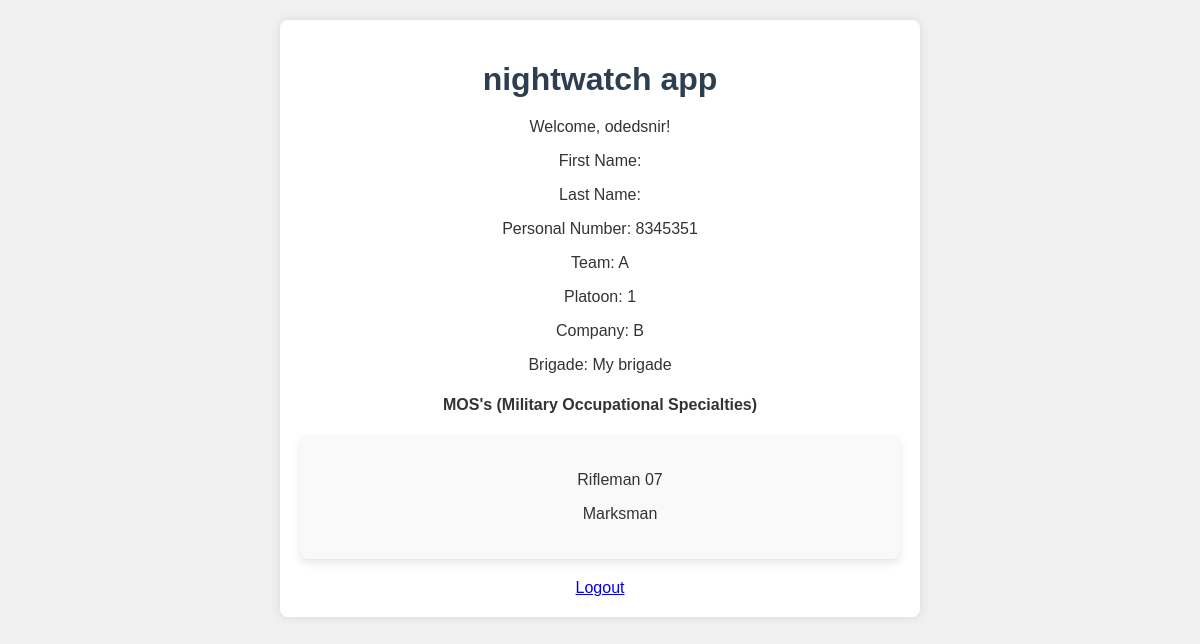
The app's page / (signed in) with its own data.
### myapp/models.py (models this page shows, shortened)
class Brigade(models.Model):
    name = models.CharField(max_length=100, null=True, blank=True)
    number = models.IntegerField(null=False)
    commander = models.ForeignKey('NightwatchUser', related_name='brigade_commander', on_delete=models.CASCADE, null=True,
                                  blank=True)
    second_commander = models.ForeignKey('NightwatchUser', related_name='brigade_second_commander', on_delete=models.CASCADE,
                                         null=True, blank=True)

class MOS(models.Model):
    name = models.CharField(max_length=100, null=False, unique=True)
    description = models.TextField()
    def __str__(self):
        return self.name

### myapp/views.py (the view)
# urls.py: path('', views.profile_view, name= "home"),
def profile_view(request: HttpRequest):
    user = request.user
    profile_data:dict = {}
    if user is not None and user.is_authenticated:
        profile_data.update(model_to_dict(user))
        nightwatch_user = NightwatchUser.objects.filter(user=user).first()
        if nightwatch_user is not None:
            profile_data.update(nightwatch_user.get_presentable_dict())
    return render(request, 'index.html', {'profile_data': profile_data})

### myapp/models.py (called while the page is built)
    def get_presentable_dict(self):
        dict = model_to_dict(self)
        if self.brigade is not None:
            dict['brigade'] = self.brigade.name
        if self.company is not None:
            dict['company'] = self.company.letter
        if self.platoon is not None:
            dict['platoon'] = self.platoon.letter
        if self.team is not None:
            dict['team'] = self.team.letter
        return dict

### myapp/templates/index.html (shortened to what this page needs)
{% load static %}
<!DOCTYPE html>
<html lang="en">
<head>
    <link rel="stylesheet" href="{% static 'styles/styles.css' %}" >
</head>
<body>
<div class="container">
        <h1>
        nightwatch app
    </h1>
    {% if user.is_authenticated %}
        <p>Welcome, {{ user.username }}! </p>
        <p>First Name: {{ profile_data.first_name }} </p>
        <p>Last Name: {{ profile_data.last_name }}</p>
        <p>Personal Number: {{ profile_data.personal_number }}</p>
        <p>Team: {{ profile_data.team }}</p>
        <p>Platoon: {{ profile_data.platoon }}</p>
        <p>Company: {{ profile_data.company }}</p>
        <p>Brigade: {{ profile_data.brigade}}</p>
        <div>
            <h4> MOS's (Military Occupational Specialties)</h4>
            <form class="scrollable-mos-list">
                {% for mos in  profile_data.mos%}
                    <ul>{{ mos }}</ul>
                {% endfor %}
            </form>
        </div>
        <a href="{% url 'logout' %}">Logout</a>
    {% endif %}
</div>
</body>
</html>

### myapp/static/styles/styles.css (style rules this page uses)
body { font-family: Arial, sans-serif; background-color: #f0f0f0; color: #333; margin: 0; padding: 0; display: flex; justify-content: center; align-items: flex-start; min-height: 100vh; padding: 20px; box-sizing: border-box; overflow-x: hidden; }
.container { background-color: #fff; padding: 20px; border-radius: 8px; box-shadow: 0 0 10px rgba(0, 0, 0, 0.1); max-width: 600px; width: 100%; text-align: center; margin-bottom: 20px; }
h1 { color: #2c3e50; margin-bottom: 20px; }
form { background-color: #f9f9f9; border-radius: 8px; padding: 20px; max-width: 600px; box-shadow: 0 4px 8px rgba(0, 0, 0, 0.1); margin-bottom: 20px; }

### records on screen
Brigade: brigade "My brigade"
MOS: name "Rifleman 07"
MOS: name "Marksman"

### other values on screen
{{ user.username }} "odedsnir"
{{ profile_data.personal_number }} "8345351"
{{ profile_data.team }} "A"
{{ profile_data.platoon }} "1"
{{ profile_data.company }} "B"
